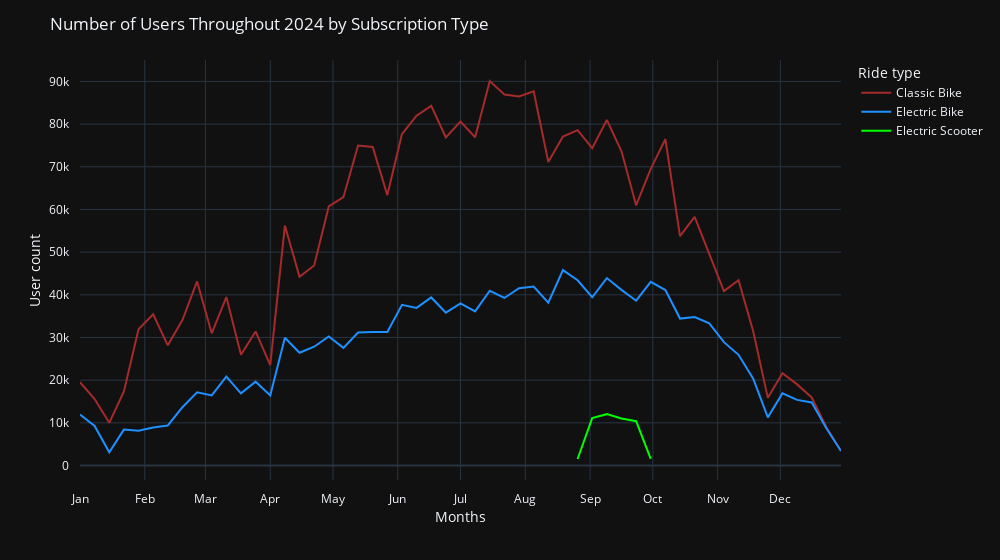

Here is the notebook cell this chart was saved with:
### Code cell
legend_name = {
    'classic_bike': 'Classic Bike',
    'electric_bike': 'Electric Bike',
    'electric_scooter': 'Electric Scooter'
}

ride_year_line = px.line(
    ride_year_count_df,
    x='week_start',
    y='count',
    color='rideable_type',
    width=1000,
    template='plotly_dark',
    color_discrete_sequence=['brown', 'dodgerblue', 'lime'],
)

ride_year_line.update_layout(
    xaxis_title='Months', 
    yaxis_title='User count', 
    title='Number of Users Throughout 2024 by Subscription Type',
    legend_title_text='Ride type',
    yaxis=dict(
        range=[0, None],
        dtick=10000,
        side='left'
    ),
    xaxis=dict(
        dtick="M1",
        tickformat="%b",
    ),
    margin=dict(
        pad=10
    ),
)

ride_year_line.for_each_trace(lambda x: x.update(name=legend_name[x.name]))

ride_year_line.show()

### Figure 1 — Plotly figure (JSON) as saved in the notebook; plotly's stock layout.template omitted (floating-point values rounded to 4 significant figures)
{"data": [{"hovertemplate": "rideable_type=classic_bike<br>week_start=%{x}<br>count=%{y}<extra></extra>", "legendgroup": "classic_bike", "line": {"color": "brown", "dash": "solid"}, "marker": {"symbol": "circle"}, "mode": "lines", "name": "Classic Bike", "orientation": "v", "showlegend": true, "type": "scatter", "x": ["2024-01-01", "2024-01-08", "2024-01-15", "2024-01-22", "2024-01-29", "2024-02-05", "2024-02-12", "2024-02-19", "2024-02-26", "2024-03-04", "2024-03-11", "2024-03-18", "2024-03-25", "2024-04-01", "2024-04-08", "2024-04-15", "2024-04-22", "2024-04-29", "2024-05-06", "2024-05-13", "2024-05-20", "2024-05-27", "2024-06-03", "2024-06-10", "2024-06-17", "2024-06-24", "2024-07-01", "2024-07-08", "2024-07-15", "2024-07-22", "2024-07-29", "2024-08-05", "2024-08-12", "2024-08-19", "2024-08-26", "2024-09-02", "2024-09-09", "2024-09-16", "2024-09-23", "2024-09-30", "2024-10-07", "2024-10-14", "2024-10-21", "2024-10-28", "2024-11-04", "2024-11-11", "2024-11-18", "2024-11-25", "2024-12-02", "2024-12-09", "2024-12-16", "2024-12-23", "2024-12-30"], "xaxis": "x", "y": [19518, 15576, 10005, 17353, 31903, 35420, 28158, 34087, 43133, 30981, 39458, 25933, 31410, 23527, 56228, 44236, 46880, 60704, 62868, 74991, 74662, 63364, 77663, 81987, 84277, 76896, 80620, 76924, 90100, 86953, 86479, 87661, 71116, 77070, 78578, 74351, 80972, 73630, 60961, 69512, 76450, 53744, 58245, 49323, 40850, 43406, 31458, 15855, 21633, 19007, 15940, 8975, 3445], "yaxis": "y"}, {"hovertemplate": "rideable_type=electric_bike<br>week_start=%{x}<br>count=%{y}<extra></extra>", "legendgroup": "electric_bike", "line": {"color": "dodgerblue", "dash": "solid"}, "marker": {"symbol": "circle"}, "mode": "lines", "name": "Electric Bike", "orientation": "v", "showlegend": true, "type": "scatter", "x": ["2024-01-01", "2024-01-08", "2024-01-15", "2024-01-22", "2024-01-29", "2024-02-05", "2024-02-12", "2024-02-19", "2024-02-26", "2024-03-04", "2024-03-11", "2024-03-18", "2024-03-25", "2024-04-01", "2024-04-08", "2024-04-15", "2024-04-22", "2024-04-29", "2024-05-06", "2024-05-13", "2024-05-20", "2024-05-27", "2024-06-03", "2024-06-10", "2024-06-17", "2024-06-24", "2024-07-01", "2024-07-08", "2024-07-15", "2024-07-22", "2024-07-29", "2024-08-05", "2024-08-12", "2024-08-19", "2024-08-26", "2024-09-02", "2024-09-09", "2024-09-16", "2024-09-23", "2024-09-30", "2024-10-07", "2024-10-14", "2024-10-21", "2024-10-28", "2024-11-04", "2024-11-11", "2024-11-18", "2024-11-25", "2024-12-02", "2024-12-09", "2024-12-16", "2024-12-23", "2024-12-30"], "xaxis": "x", "y": [11940, 9269, 3084, 8410, 8157, 8892, 9377, 13663, 17132, 16417, 20836, 16920, 19640, 16415, 29940, 26423, 27830, 30247, 27566, 31181, 31278, 31283, 37655, 36940, 39381, 35806, 38000, 36101, 40951, 39260, 41551, 41931, 38163, 45781, 43405, 39428, 43922, 41153, 38621, 43047, 41122, 34428, 34785, 33296, 28897, 25938, 20340, 11277, 16914, 15370, 14788, 8705, 3386], "yaxis": "y"}, {"hovertemplate": "rideable_type=electric_scooter<br>week_start=%{x}<br>count=%{y}<extra></extra>", "legendgroup": "electric_scooter", "line": {"color": "lime", "dash": "solid"}, "marker": {"symbol": "circle"}, "mode": "lines", "name": "Electric Scooter", "orientation": "v", "showlegend": true, "type": "scatter", "x": ["2024-08-26", "2024-09-02", "2024-09-09", "2024-09-16", "2024-09-23", "2024-09-30"], "xaxis": "x", "y": [1523, 11109, 12030, 10999, 10383, 1573], "yaxis": "y"}], "layout": {"legend": {"title": {"text": "Ride type"}, "tracegroupgap": 0}, "margin": {"pad": 10, "t": 60}, "title": {"text": "Number of Users Throughout 2024 by Subscription Type"}, "width": 1000, "xaxis": {"anchor": "y", "domain": [0, 1], "dtick": "M1", "tickformat": "%b", "title": {"text": "Months"}}, "yaxis": {"anchor": "x", "domain": [0, 1], "dtick": 10000, "range": [0, null], "side": "left", "title": {"text": "User count"}}}}
